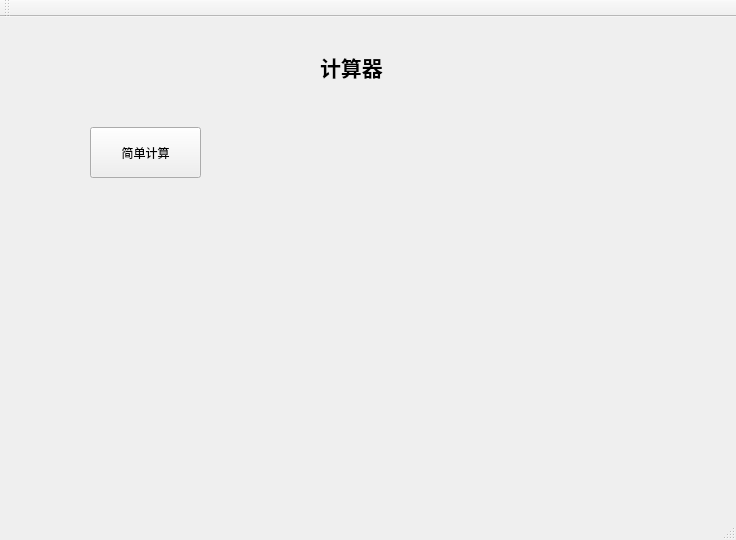
<?xml version="1.0" encoding="UTF-8"?>
<ui version="4.0">
 <class>MainWindow</class>
 <widget class="QMainWindow" name="MainWindow">
  <property name="geometry">
   <rect>
    <x>0</x>
    <y>0</y>
    <width>736</width>
    <height>540</height>
   </rect>
  </property>
  <property name="windowTitle">
   <string>MainWindow</string>
  </property>
  <widget class="QWidget" name="centralWidget">
   <widget class="QLabel" name="label">
    <property name="geometry">
     <rect>
      <x>320</x>
      <y>30</y>
      <width>81</width>
      <height>41</height>
     </rect>
    </property>
    <property name="text">
     <string>&lt;html&gt;&lt;head/&gt;&lt;body&gt;&lt;p&gt;&lt;span style=&quot; font-size:16pt; font-weight:600;&quot;&gt;计算器&lt;/span&gt;&lt;/p&gt;&lt;/body&gt;&lt;/html&gt;</string>
    </property>
   </widget>
   <widget class="QPushButton" name="pushButton">
    <property name="geometry">
     <rect>
      <x>90</x>
      <y>110</y>
      <width>111</width>
      <height>51</height>
     </rect>
    </property>
    <property name="text">
     <string>简单计算</string>
    </property>
   </widget>
  </widget>
  <widget class="QMenuBar" name="menuBar">
   <property name="geometry">
    <rect>
     <x>0</x>
     <y>0</y>
     <width>736</width>
     <height>23</height>
    </rect>
   </property>
  </widget>
  <widget class="QToolBar" name="mainToolBar">
   <attribute name="toolBarArea">
    <enum>TopToolBarArea</enum>
   </attribute>
   <attribute name="toolBarBreak">
    <bool>false</bool>
   </attribute>
  </widget>
  <widget class="QStatusBar" name="statusBar"/>
 </widget>
 <layoutdefault spacing="6" margin="11"/>
 <resources/>
 <connections/>
</ui>
